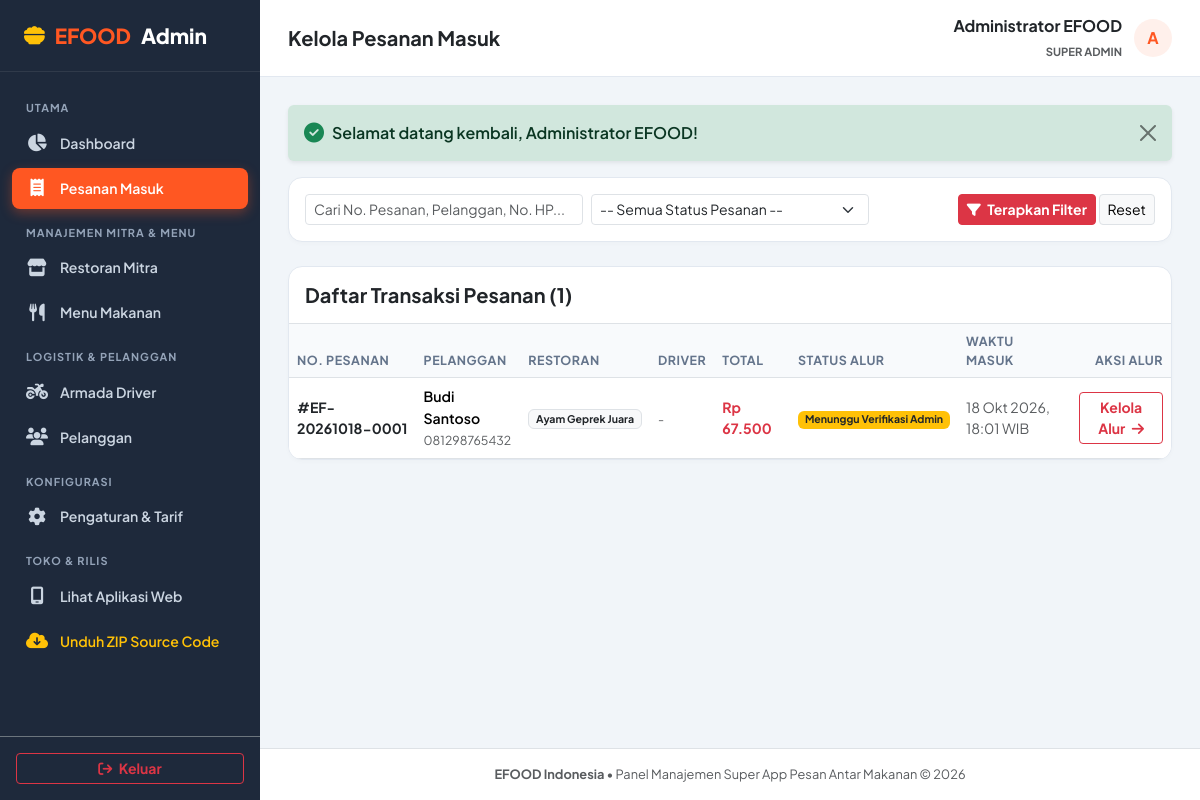
The page /public/admin/pesanan (signed in) on the database its author committed.
### tables this page shows
CREATE TABLE `orders` (
  `id` INT UNSIGNED AUTO_INCREMENT PRIMARY KEY,
  `order_number` VARCHAR(30) NOT NULL UNIQUE,
  `customer_id` INT UNSIGNED NOT NULL,
  `restaurant_id` INT UNSIGNED NOT NULL,
  `driver_id` INT UNSIGNED NULL,
  `status` ENUM(
    'pending_verification',
    'verified',
    'restaurant_processing',
    'ready_for_delivery',
    'assigned_to_driver',
    'picked_up',
    'on_delivery',
    'delivered',
    'rejected',
    'cancelled',
    'delivery_failed'
  ) NOT NULL DEFAULT 'pending_verification',
  `payment_method` ENUM('cod', 'transfer') NOT NULL DEFAULT 'cod',
  `payment_status` ENUM('unpaid', 'paid') NOT NULL DEFAULT 'unpaid',
  `subtotal` DECIMAL(12, 2) NOT NULL,
  `delivery_fee` DECIMAL(12, 2) NOT NULL DEFAULT 0.00,
  `discount_amount` DECIMAL(12, 2) NOT NULL DEFAULT 0.00,
  `grand_total` DECIMAL(12, 2) NOT NULL,
  `customer_name` VARCHAR(100) NOT NULL,
  `customer_phone` VARCHAR(25) NOT NULL,
  `delivery_address` TEXT NOT NULL,
  `delivery_latitude` DECIMAL(10, 8) NOT NULL,
  `delivery_longitude` DECIMAL(11, 8) NOT NULL,
  `distance_km` DECIMAL(6, 2) NOT NULL DEFAULT 1.00,
  `customer_note` TEXT NULL,
  `verified_by` INT UNSIGNED NULL,
  `verified_at` DATETIME NULL,
  `created_at` TIMESTAMP DEFAULT CURRENT_TIMESTAMP,
  `updated_at` TIMESTAMP DEFAULT CURRENT_TIMESTAMP ON UPDATE CURRENT_TIMESTAMP,
  FOREIGN KEY (`customer_id`) REFERENCES `users`(`id`),
  FOREIGN KEY (`restaurant_id`) REFERENCES `restaurants`(`id`),
  FOREIGN KEY (`driver_id`) REFERENCES `drivers`(`id`) ON DELETE SET NULL,
  FOREIGN KEY (`verified_by`) REFERENCES `users`(`id`) ON DELETE SET NULL,
  INDEX `idx_orders_status` (`status`),
  INDEX `idx_orders_customer` (`customer_id`),
  INDEX `idx_orders_number` (`order_number`)
);

CREATE TABLE `restaurants` (
  `id` INT UNSIGNED AUTO_INCREMENT PRIMARY KEY,
  `name` VARCHAR(150) NOT NULL,
  `slug` VARCHAR(160) NOT NULL UNIQUE,
  `description` TEXT NULL,
  `address` TEXT NOT NULL,
  `latitude` DECIMAL(10, 8) NOT NULL DEFAULT -6.20000000,
  `longitude` DECIMAL(11, 8) NOT NULL DEFAULT 106.81666600,
  `whatsapp` VARCHAR(25) NOT NULL,
  `opening_time` TIME NOT NULL DEFAULT '08:00:00',
  `closing_time` TIME NOT NULL DEFAULT '22:00:00',
  `minimum_order` DECIMAL(12, 2) NOT NULL DEFAULT 10000.00,
  `preparation_time` INT NOT NULL DEFAULT 20,  
  `logo` VARCHAR(255) NULL,
  `cover_image` VARCHAR(255) NULL,
  `rating` DECIMAL(3, 2) NOT NULL DEFAULT 4.80,
  `status` ENUM('active', 'inactive') NOT NULL DEFAULT 'active',
  `created_at` TIMESTAMP DEFAULT CURRENT_TIMESTAMP,
  `updated_at` TIMESTAMP DEFAULT CURRENT_TIMESTAMP ON UPDATE CURRENT_TIMESTAMP,
  INDEX `idx_restaurants_status` (`status`),
  INDEX `idx_restaurants_slug` (`slug`)
);

### app/Controllers/Admin/OrderAdminController.php (called while the page is built, shortened)
<?php
class OrderAdminController
{
    public function index(): void
    {
        $status = $_GET['status'] ?? null;
        $search = $_GET['q'] ?? null;
        $orders = Order::getAllAdmin($status, $search);
        View::render('admin.orders.index', [
            'orders' => $orders,
            'currentStatus' => $status,
            'search' => $search,
            'pageTitle' => 'Kelola Pesanan Masuk - Admin EFOOD'
        ]);
    }
}

### public/index.php (called while the page is built, shortened)
<?php
spl_autoload_register(function (string $class) {
    $prefix = 'App\\';
    $baseDir = EFOOD_ROOT . '/app/';
    $len = strlen($prefix);
    $relativeClass = substr($class, $len);
    $file = $baseDir . str_replace('\\', '/', $relativeClass) . '.php';
});
$requestUri = $_SERVER['REQUEST_URI'] ?? '/';
$parsedPath = parse_url($requestUri, PHP_URL_PATH) ?? '/';
$url = $_GET['url'] ?? null;
if ($url === null) {
    $scriptName = $_SERVER['SCRIPT_NAME'] ?? '';
    $scriptDir = dirname($scriptName);
    if ($scriptDir !== '/' && $scriptDir !== '\\' && str_starts_with($parsedPath, $scriptDir)) {
        $url = substr($parsedPath, strlen($scriptDir));
    } else {
        $url = $parsedPath;
    }
}
$url = trim($url, '/');
require_once EFOOD_ROOT . '/routes/web.php';
\App\Routes\Router::dispatch($method, $url);

### app/Helpers/Security.php (called while the page is built, shortened)
<?php
class Security
{
    public static function escape(mixed $data): string
    {
        return htmlspecialchars((string) $data, ENT_QUOTES, 'UTF-8');
    }
}

### app/Models/Order.php (called while the page is built, shortened)
<?php
class Order
{
    public static function getAllAdmin(?string $status = null, ?string $search = null): array
    {
        $db = Database::getConnection();
        $sql = "
            SELECT o.*, r.name as restaurant_name, d.name as driver_name
            FROM orders o
            JOIN restaurants r ON o.restaurant_id = r.id
            LEFT JOIN drivers d ON o.driver_id = d.id
            WHERE 1=1
        ";
        $params = [];
        $sql .= " ORDER BY o.created_at DESC";
        $stmt = $db->prepare($sql);
        $stmt->execute($params);
        return $stmt->fetchAll();
    }
}

### app/Helpers/Format.php (called while the page is built, shortened)
<?php
class Format
{
    public static function rupiah(float|int|string $amount): string
    {
        $num = (float) $amount;
        return 'Rp ' . number_format($num, 0, ',', '.');
    }
    public static function datetime(?string $datetime): string
    {
        $timestamp = strtotime($datetime);
        $months = [
            1 => 'Jan', 2 => 'Feb', 3 => 'Mar', 4 => 'Apr',
            5 => 'Mei', 6 => 'Jun', 7 => 'Jul', 8 => 'Agu',
            9 => 'Sep', 10 => 'Okt', 11 => 'Nov', 12 => 'Des'
        ];
        $day = date('d', $timestamp);
        $monthNum = (int) date('m', $timestamp);
        $month = $months[$monthNum] ?? date('M', $timestamp);
        $year = date('Y', $timestamp);
        $time = date('H:i', $timestamp);
        return "{$day} {$month} {$year}, {$time} WIB";
    }
    public static function statusLabel(string $status): string
    {
        $labels = [
            'pending_verification' => 'Menunggu Verifikasi Admin',
            'verified' => 'Terverifikasi Admin',
            'restaurant_processing' => 'Diproses Restoran',
            'ready_for_delivery' => 'Makanan Siap Diantar',
            'assigned_to_driver' => 'Driver Ditugaskan',
            'picked_up' => 'Pesanan Diambil Driver',
            'on_delivery' => 'Sedang Diantar ke Tujuan',
            'delivered' => 'Pesanan Selesai / Terkirim',
            'rejected' => 'Pesanan Ditolak',
            'cancelled' => 'Pesanan Dibatalkan',
            'delivery_failed' => 'Pengantaran Gagal'
        ];
        return $labels[$status] ?? ucfirst(str_replace('_', ' ', $status));
    }
    public static function statusBadgeClass(string $status): string
    {
        $classes = [
            'pending_verification' => 'bg-warning text-dark',
            'verified' => 'bg-info text-dark',
            'restaurant_processing' => 'bg-primary text-white',
            'ready_for_delivery' => 'bg-purple text-white',
            'assigned_to_driver' => 'bg-secondary text-white',
            'picked_up' => 'bg-info text-white',
            'on_delivery' => 'bg-warning text-dark',
            'delivered' => 'bg-success text-white',
            'rejected' => 'bg-danger text-white',
            'cancelled' => 'bg-dark text-white',
            'delivery_failed' => 'bg-danger text-white'
        ];
        return $classes[$status] ?? 'bg-secondary text-white';
    }
}

### resources/views/admin/orders/index.php (the view, shortened to what this page needs)
<div class="admin-main">
    <main class="admin-content">
        <div class="admin-table-card mb-4 p-3">
            <form action="<?= View::url('admin/pesanan') ?>" method="GET" class="row g-2 align-items-center">
                <div class="col-md-4">
                    <input type="text" name="q" class="form-control form-control-sm" placeholder="Cari No. Pesanan, Pelanggan, No. HP..." value="<?= Security::escape($search ?? '') ?>">
                </div>
                <div class="col-md-4">
                    <select name="status" class="form-select form-select-sm" onchange="this.form.submit()">
                        <option value="">-- Semua Status Pesanan --</option>
                    </select>
                </div>
                <div class="col-md-4 text-md-end">
                    <button type="submit" class="btn btn-sm btn-danger fw-bold"><i class="fa-solid fa-filter me-1"></i> Terapkan Filter</button>
                    <a href="<?= View::url('admin/pesanan') ?>" class="btn btn-sm btn-light border">Reset</a>
                </div>
            </form>
        </div>
        <div class="admin-table-card">
            <div class="p-3 border-bottom d-flex align-items-center justify-content-between">
                <h5 class="fw-bold mb-0 text-dark">Daftar Transaksi Pesanan (<?= count($orders) ?>)</h5>
            </div>
            <div class="table-responsive">
                <table class="table table-hover mb-0">
                    <thead>
                        <tr>
                            <th>No. Pesanan</th>
                            <th>Pelanggan</th>
                            <th>Restoran</th>
                            <th>Driver</th>
                            <th>Total</th>
                            <th>Status Alur</th>
                            <th>Waktu Masuk</th>
                            <th class="text-end">Aksi Alur</th>
                        </tr>
                    </thead>
                    <tbody>
                        <?php if (empty($orders)): ?>
                            <tr>
                                <td colspan="8" class="text-center py-5 text-muted">
                                    <i class="fa-solid fa-receipt fa-2x mb-2 text-secondary"></i>
                                    <p>Tidak ada pesanan yang sesuai dengan filter.</p>
                                </td>
                            </tr>
                        <?php else: ?>
                            <?php foreach ($orders as $ord): ?>
                                <tr>
                                    <td>
                                        <a href="<?= View::url('admin/pesanan/' . $ord['order_number']) ?>" class="fw-bold text-dark text-decoration-none">
                                            #<?= Security::escape($ord['order_number']) ?>
                                        </a>
                                    </td>
                                    <td>
                                        <div class="fw-semibold"><?= Security::escape($ord['customer_name']) ?></div>
                                        <small class="text-muted"><?= Security::escape($ord['customer_phone']) ?></small>
                                    </td>
                                    <td>
                                        <span class="badge bg-light text-dark border"><?= Security::escape($ord['restaurant_name']) ?></span>
                                    </td>
                                    <td>
                                        <?= !empty($ord['driver_name']) ? '<span class="badge bg-info-subtle text-info"><i class="fa-solid fa-motorcycle me-1"></i>' . Security::escape($ord['driver_name']) . '</span>' : '<span class="text-muted small">-</span>' ?>
                                    </td>
                                    <td class="fw-bold text-danger"><?= Format::rupiah($ord['grand_total']) ?></td>
                                    <td>
                                        <span class="badge <?= Format::statusBadgeClass($ord['status']) ?>">
                                            <?= Format::statusLabel($ord['status']) ?>
                                        </span>
                                    </td>
                                    <td class="text-muted small"><?= Format::datetime($ord['created_at']) ?></td>
                                    <td class="text-end">
                                        <a href="<?= View::url('admin/pesanan/' . $ord['order_number']) ?>" class="btn btn-sm btn-outline-danger fw-bold">
                                            Kelola Alur <i class="fa-solid fa-arrow-right ms-1"></i>
                                        </a>
                                    </td>
                                </tr>
                            <?php endforeach; ?>
                        <?php endif; ?>
                    </tbody>
                </table>
            </div>
        </div>
    </main>

### routes/web.php (shortened to what this page needs)
<?php
class Router
{
    private static array $routes = [];
    public static function get(string $path, array $handler, array $middlewares = []): void
    {
        self::$routes['GET'][] = ['path' => $path, 'handler' => $handler, 'middlewares' => $middlewares];
    }
    public static function post(string $path, array $handler, array $middlewares = []): void
    {
        self::$routes['POST'][] = ['path' => $path, 'handler' => $handler, 'middlewares' => $middlewares];
    }
    public static function dispatch(string $method, string $uri): void
    {
        $uri = strtok($uri, '?');
        $uri = trim($uri, '/');
        $routesForMethod = self::$routes[$method] ?? [];
        foreach ($routesForMethod as $route) {
            $pattern = trim($route['path'], '/');
            $regex = preg_replace('/\{([a-zA-Z0-9_]+)\}/', '([^/]+)', $pattern);
            $regex = "#^" . $regex . "$#";
            if (preg_match($regex, $uri, $matches)) {
                array_shift($matches);
                [$controllerClass, $actionMethod] = $route['handler'];
                $controller = new $controllerClass();
                call_user_func_array([$controller, $actionMethod], $matches);
                return;
            }
        }
    }
}

### public/assets/css/admin.css (style rules this page uses)
:root { --admin-sidebar-bg: #1E293B; --admin-sidebar-hover: #334155; --admin-sidebar-active: #FF5722; --admin-content-bg: #F1F5F9; --admin-card-bg: #FFFFFF; --admin-primary: #FF5722; }
body.admin-body { font-family: 'Plus Jakarta Sans', 'Inter', sans-serif; background-color: var(--admin-content-bg); color: #1E293B; margin: 0; padding: 0; }
.admin-main { flex-grow: 1; display: flex; flex-direction: column; min-width: 0; }
.admin-content { padding: 28px; flex-grow: 1; }
.admin-table-card { background: #FFF; border: 1px solid #E2E8F0; border-radius: 14px; overflow: hidden; box-shadow: 0 2px 4px rgba(0, 0, 0, 0.02); }
.table th { background-color: #F8FAFC; font-size: 0.78rem; font-weight: 700; text-transform: uppercase; letter-spacing: 0.5px; color: #64748B; border-top: none; }
.table td { vertical-align: middle; font-size: 0.88rem; }

### rows shown on the page
orders: order_number "EF-20261018-0001", customer_name "Budi Santoso", customer_phone "081298765432", restaurant.name "Ayam Geprek Juara", grand_total "Rp 67.500", status "Menunggu Verifikasi Admin", created_at "18 Okt 2026, 18:01 WIB"

### other values the page prints
count($orders) "1"
